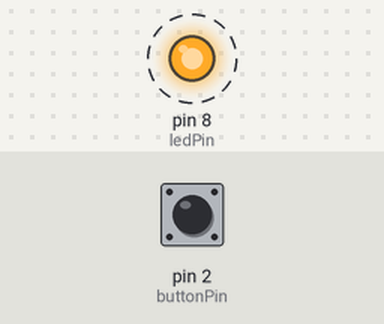
This sketch was run on a simulated Arduino Uno, built with avr-gcc and run on an emulated ATmega328P. Parts: output pins drawn as LEDs (lit = HIGH). Dashed ring = blinking. The inputs (shaded band) are chosen by the test bench; at power-on: pin 2 (buttonPin) HIGH.

Above: at 0.02 s.
Timing chart, 0 to 3.0 s (numbered marks = the images above):
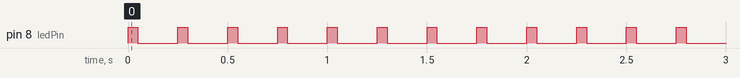

The sketch:

POC_6.1.2.ino
```cpp
const int ledPin = 8;
const int buttonPin = 2;
int buttonState = 0;

void setup() {
    pinMode (ledPin, OUTPUT);
    pinMode (buttonPin, INPUT_PULLUP);
}

void loop() {
    // De button state wordt uitgelezen
    buttonState = digitalRead(buttonPin);

    // Als de button is ingedrukt, start de while loop
    if (buttonState == HIGH) {
        while (buttonState != 4) {
            digitalWrite (ledPin,HIGH);
            delay(50);
            digitalWrite(ledPin, LOW);
            delay(200);
            buttonState++;
        }
    }
}
```

Measured:
- by itself, pin 8 (ledPin): alternates HIGH for 0.05 s and LOW for 0.20 s
